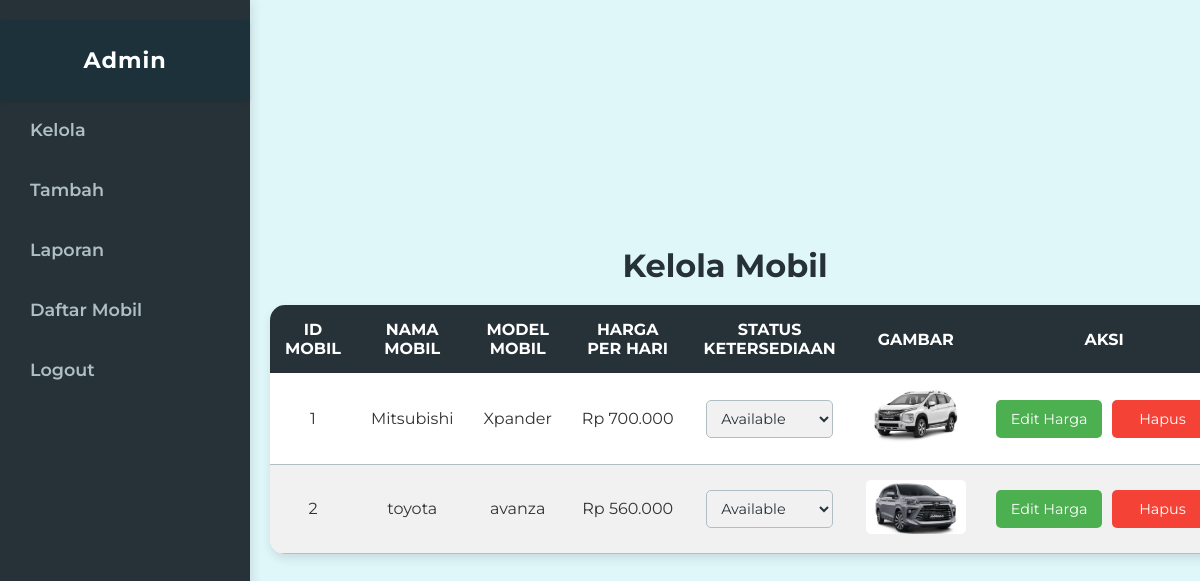
Screenshot of /adminKelola.php with the database file from the repository.
### tables this page shows
CREATE TABLE `mobil` (
  `mobil_id` int(11) NOT NULL,
  `nama_mobil` varchar(100) NOT NULL,
  `model_mobil` varchar(100) DEFAULT NULL,
  `harga_perhari` decimal(10,2) DEFAULT NULL,
  `status_ketersediaan` varchar(50) DEFAULT 'Available',
  `gambar` varchar(255) DEFAULT NULL,
  `jumlah_disewa` int(11) NOT NULL
);

### koneksi.php (called while the page is built, shortened)
<?php
    $hostname = "localhost";
    $username = "root";
    $password = "";
    $database = "sewamobil";
    $con = mysqli_connect($hostname, $username, $password, $database);
    function readAllMobil(){
        global $con;
        $result = mysqli_query($con, "SELECT * FROM mobil");
        return $result;
    }
?>

### adminKelola.php (the view, shortened to what this page needs)
<?php
    require_once "koneksi.php";
    $dataMobil = readAllMobil();
?>
<!DOCTYPE html>
<html lang="en">
<head>
    <link rel="stylesheet" href="./CSS/adminKelola.css?v=1.0">
</head>
<body>
    <div class="sidebar">
        <header>Admin</header>
        <ul>
            <li><a href="adminKelola.php">Kelola</a></li>
            <li><a href="adminTambah.php">Tambah</a></li>
            <li><a href="laporan.php">Laporan</a></li>
            <li><a href="DaftarMobil.php">Daftar Mobil</a></li>
            <li><a href="logout.php">Logout</a></li>
        </ul>
    </div>
    <div class="kelola">
        <h1 class="header">Kelola Mobil</h1>
        <table class="mobilTable">
            <thead>
                <tr>
                    <th>ID Mobil</th>
                    <th>Nama Mobil</th>
                    <th>Model Mobil</th>
                    <th>Harga Per Hari</th>
                    <th>Status Ketersediaan</th>
                    <th>Gambar</th>
                    <th>Aksi</th>
                </tr>
            </thead>
            <tbody>
                <?php
                while ($row = mysqli_fetch_assoc($dataMobil)) {
                    echo "<tr>";
                    echo "<td>{$row['mobil_id']}</td>";
                    echo "<td>{$row['nama_mobil']}</td>";
                    echo "<td>{$row['model_mobil']}</td>";
                    echo "<td><span>Rp " . number_format($row['harga_perhari'], 0, ',', '.') . "</span></td>";
                    echo "<td>
                        <form action='updateStatus.php' method='POST'>
                            <input type='hidden' name='mobil_id' value='{$row['mobil_id']}'>
                            <select name='status' onchange='this.form.submit()'>
                                <option value='Available'" . ($row['status_ketersediaan'] == 'Available' ? ' selected' : '') . ">Available</option>
                                <option value='Unavailable'" . ($row['status_ketersediaan'] == 'Unavailable' ? ' selected' : '') . ">Unavailable</option>
                            </select>
                        </form>
                    </td>";
                    echo "<td><img src='{$row['gambar']}' alt='Gambar Mobil' width='100'></td>";
                    echo "<td>
                            <div class='action-buttons'>
                                <a href='editHarga.php?mobil_id={$row['mobil_id']}'>
                                    <button class='action-button'>Edit Harga</button>
                                </a>
                                <a href='konfirmDelete.php?mobil_id={$row['mobil_id']}'>
                                    <button class='action-button delete-button'>Hapus</button>
                                </a>
                             </div>
                          </td>";
                    echo "</tr>";
                }
                ?>
            </tbody>
        </table>
    </div>
</body>
</html>

### CSS/adminKelola.css (style rules this page uses)
* { margin: 0; padding: 0; font-family: 'Montserrat', 'Roboto', sans-serif; box-sizing: border-box; }
body { background-color: #e0f7fa; color: #333; display: flex; justify-content: center; align-items: center; height: 100vh; padding-left: 250px; }
.sidebar { position: fixed; left: 0; top: 0; width: 250px; height: 100%; background-color: #263238; box-shadow: 3px 0 10px rgba(0, 0, 0, 0.1); padding-top: 20px; transition: all 0.3s ease; }
.sidebar header { font-size: 1.4rem; color: #ffffff; text-align: center; line-height: 80px; background-color: #1c313a; font-weight: bold; letter-spacing: 1px; user-select: none; box-shadow: 0 2px 4px rgba(0, 0, 0, 0.1); }
.sidebar li { list-style: none; text-decoration: none; }
.sidebar ul a { display: block; height: 60px; padding-left: 30px; line-height: 60px; font-size: 1.1rem; color: #b0bec5; text-decoration: none; font-weight: 600; transition: all 0.3s ease; }
.kelola { text-align: center; width: 100%; padding: 20px; }
.kelola .header { margin-bottom: 20px; font-size: 2rem; font-weight: bold; color: #263238; }
table { width: 80%; margin: 0 auto; border-collapse: collapse; margin-top: 20px; background-color: #ffffff; box-shadow: 0 5px 10px rgba(0, 0, 0, 0.1); border-radius: 15px; overflow: hidden; }
thead { background-color: #263238; color: white; text-transform: uppercase; font-weight: bold; }
thead th, tbody td { padding: 15px; text-align: center; font-size: 1rem; }
tbody td { white-space: nowrap; }
tbody tr:nth-child(even) { background-color: #f1f1f1; }
tbody td { border-bottom: 1px solid #b0bec5; }
table img { border-radius: 5px; max-height: 100px; }
.action-buttons { display: flex; gap: 10px; justify-content: center; }
.action-button { padding: 10px 15px; background-color: #4CAF50; color: white; border: none; border-radius: 5px; font-size: 0.9rem; cursor: pointer; transition: background-color 0.3s ease; min-width: 100px; }
.delete-button { background-color: #f44336; color: white; }
select { padding: 8px 10px; border: 1px solid #b0bec5; border-radius: 5px; background-color: #f1f1f1; font-size: 0.9rem; color: #263238; outline: none; }

### rows the page displays
mobil: mobil_id "1", nama_mobil "Mitsubishi", model_mobil "Xpander", harga_perhari "700.000", status "Available", gambar (picture)
mobil: mobil_id "2", nama_mobil "toyota", model_mobil "avanza", harga_perhari "560.000", status "Available", gambar (picture)
